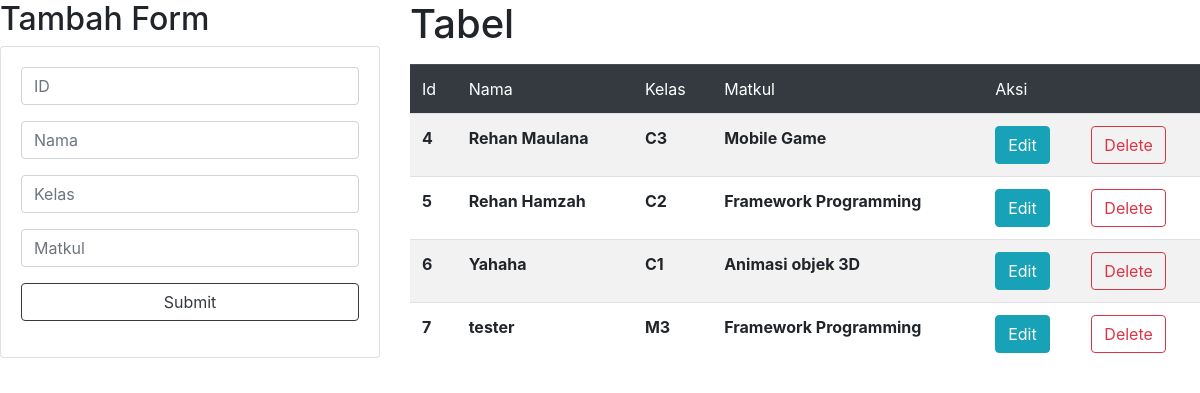
The app's page /, older data.
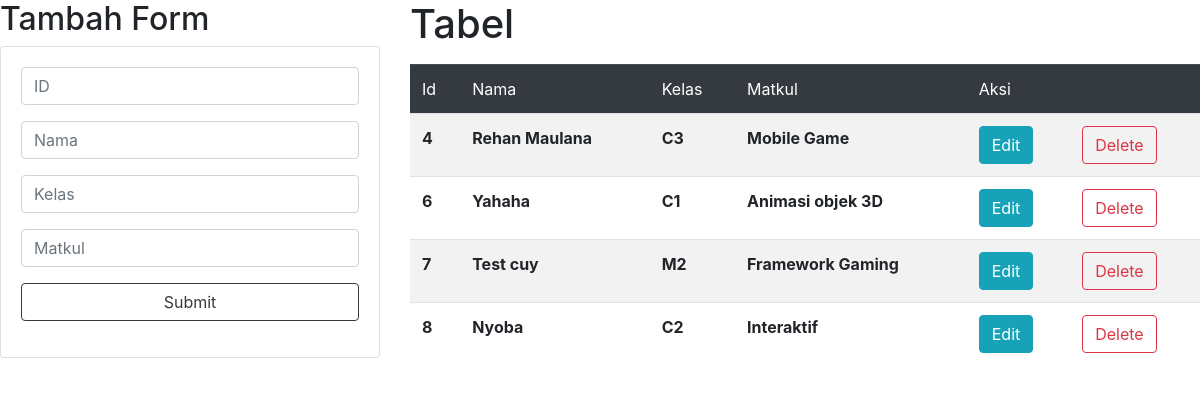
The same page, newer data.
### polls/models.py (models this page shows, shortened)
class Tabel(models.Model):
    nama = models.CharField(max_length=30)
    kelas = models.CharField(max_length=10)
    matkul = models.CharField(max_length=50)

### polls/views.py (the view)
# urls.py: path('' , tampil),
def tampil(request):
    tampilin = Tabel.objects.all()
    ctx = {
        'tampilin':tampilin,
    }
    return render(request, "index.html" , ctx)

### templates/index.html (shortened to what this page needs)
 {% extends 'base.html' %}
    {% block form %}
    <div class="row">
        <div class="col-sm-12 col-md-6 col-lg-4 col-xl-4">
            <h2>Tambah Form</h2>
            <div class="card">
                <div class="card-body">
                    <form action="/addTbl/" method="POST">
                         <div class="form-group">
                            <input type="text" name="txtId" id="txtId" class="form-control" placeholder="ID" maxlength="3" required>
                        </div>
                        <div class="form-group">
                            <input type="text" name="txtNama" id="txtNama" class="form-control" placeholder="Nama" maxlength="20" required>
                        </div>
                        <div class="form-group">
                            <input type="text" name="txtKelas" id="txtKelas" class="form-control" placeholder="Kelas" maxlength="5" required>
                        </div>
                        <div class="form-group">
                            <input type="text" name="txtMtkul" id="txtMtkul" class="form-control" placeholder="Matkul" maxlength="50" required>
                        </div>
                        <div class="form-group">
                         <button type="submit" class="btn btn-outline-dark btn-block">Submit</button>
                        </div>
                    </form>
                </div>
            </div>
    </div>
    {% endblock %}
    {% block tabel %}
    <div class="col-sm-12 col-md-6 col-lg-8 col-xl-8">
        <h1>Tabel</h1>
    <div class="table-responsive py-2">
        <table class="table table-striped table-hover">
            <thead class="table table-dark">
    <tr>
    <td>Id</td>
    <td>Nama</td>
    <td>Kelas</td>
    <td>Matkul</td>
    <td colspan="2">Aksi</td>
</tr>
</thead>
    <tbody>
    {% for Tabel in tampilin %}
    <tr>
        <th>{{ Tabel.id }}</th>
        <th>{{ Tabel.nama }}</th>
        <th>{{ Tabel.kelas }}</th>
        <th>{{ Tabel.matkul }}</th>
        <th> <a href="editTbl/{{ Tabel.id }}" class="btn btn-info" >Edit</a></th>
        <th> <a href="delTbl/{{ Tabel.id }}" class="btn btn-outline-danger" >Delete</a></th>
    </tr>
    {% endfor %}
    </tbody>
</table>
    </div>
    </div>
    {% endblock %}

Row changes from the older to the newer data that the page shows:
removed Tabel: id "5", nama "Rehan Hamzah", kelas "C2", matkul "Framework Programming"
changed Tabel id 7: nama "tester" → "Test cuy"; kelas "M3" → "M2"; matkul "Framework Programming" → "Framework Gaming"
added Tabel: id "8", nama "Nyoba", kelas "C2", matkul "Interaktif"
